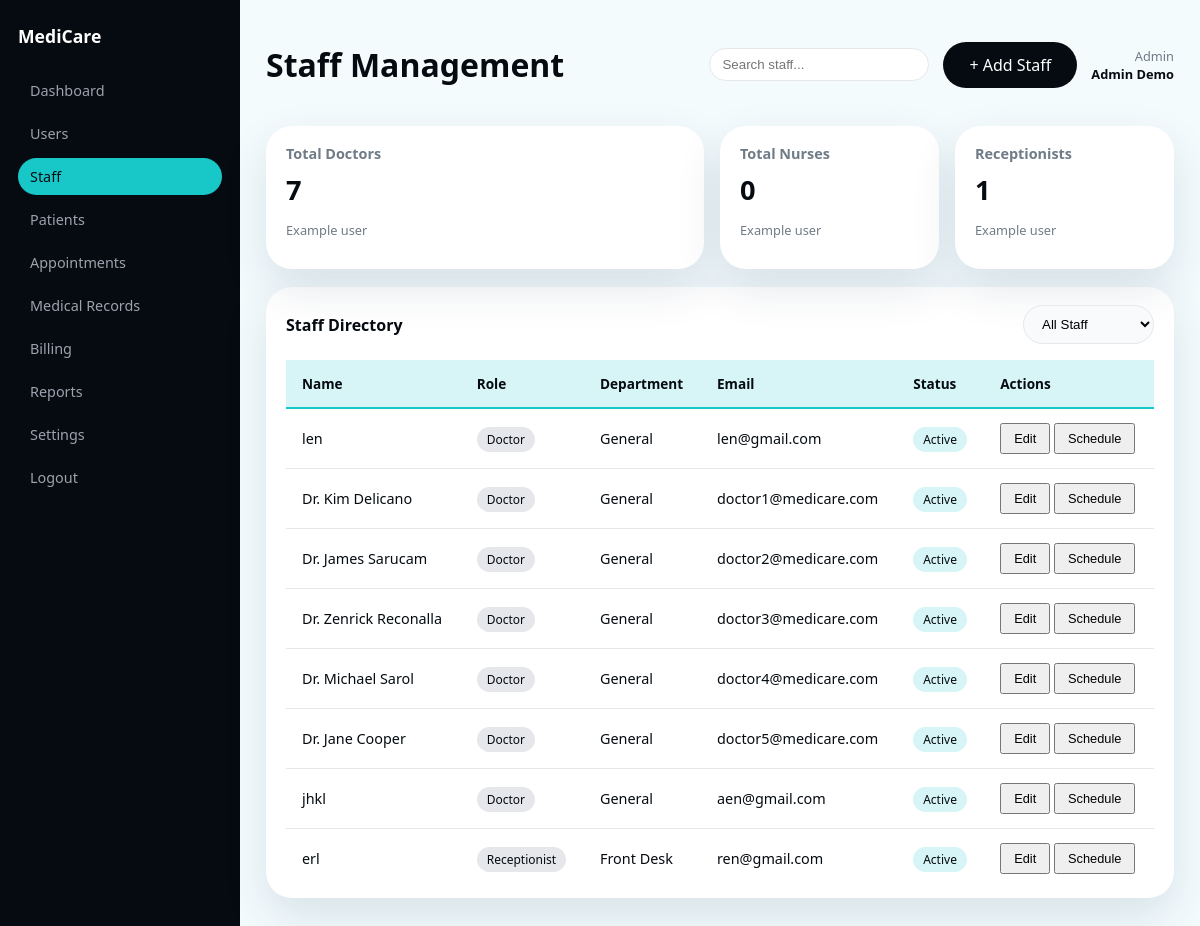
Page /medicare-clinic/index.php?page=admin-staff (signed in) on the earlier database version.
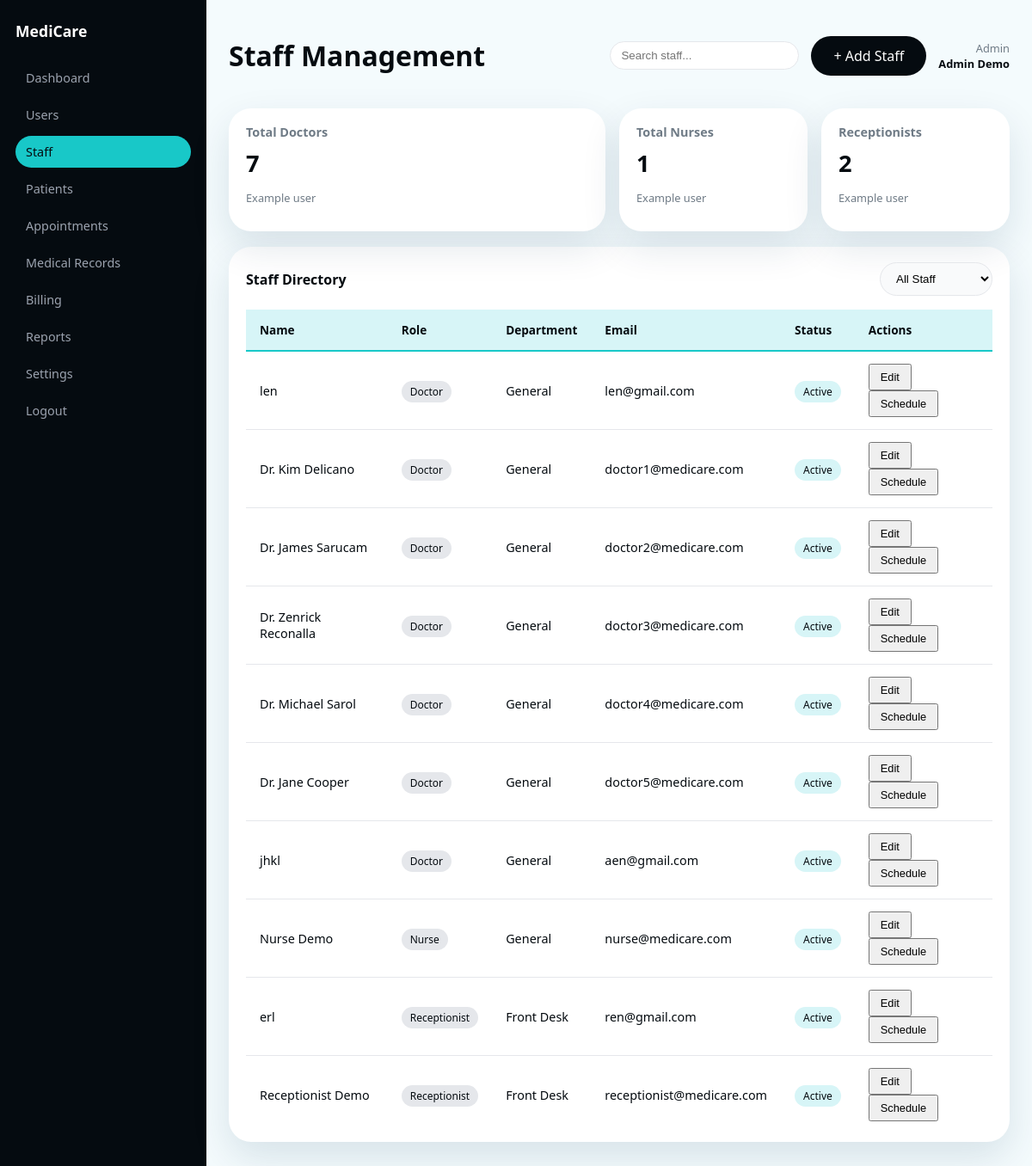
Same page on the later database version.
### tables this page shows
CREATE TABLE users (
            id INTEGER PRIMARY KEY AUTOINCREMENT,
            email TEXT NOT NULL UNIQUE,
            password_hash TEXT NOT NULL,
            name TEXT NOT NULL,
            role TEXT NOT NULL CHECK(role IN ('admin','doctor','nurse','receptionist','patient')),
            created_at TEXT DEFAULT CURRENT_TIMESTAMP
        , department TEXT);

### medicare-clinic/config/auth.php (called while the page is built, shortened)
<?php
function current_user()
{
    return $_SESSION['user'] ?? null;
}

### medicare-clinic/app/views/admin/staff.php (the view, shortened to what this page needs)
<?php
require __DIR__ . '/../layouts/admin_sidebar.php';
$pdo = $GLOBALS['pdo'] ?? null;
$user = current_user();
$sidebar = render_admin_sidebar();
$staff = [];
if ($pdo) {
    $stmt = $pdo->prepare("SELECT id, name, email, role FROM users WHERE role IN ('doctor','nurse','receptionist') ORDER BY role");
    $stmt->execute();
    $staff = $stmt->fetchAll(PDO::FETCH_ASSOC);
}
$counts = array_count_values(array_column($staff, 'role'));
$doctorCount = $counts['doctor'] ?? 0;
$nurseCount = $counts['nurse'] ?? 0;
$receptionistCount = $counts['receptionist'] ?? 0;
?>
<div class="app-shell">
    <?php echo $sidebar; ?>
    <main class="main-content">
        <header class="main-header">
            <h1>Staff Management</h1>
            <div class="header-right">
                <div class="search-bar">
                    <input type="text" placeholder="Search staff..." />
                </div>
                <a class="btn-primary" href="index.php?page=admin-register">+ Add Staff</a>
                <div class="user-info">
                    <span class="role">Admin</span>
                    <span class="name"><?php echo htmlspecialchars($user['name'] ?? 'Admin'); ?></span>
                </div>
            </div>
        </header>
        <section class="grid-3">
            <div class="summary-card">
                <h4>Total Doctors</h4>
                <div class="summary-value"><?php echo $doctorCount; ?></div>
                <p class="summary-change">Example user</p>
            </div>
            <div class="summary-card">
                <h4>Total Nurses</h4>
                <div class="summary-value"><?php echo $nurseCount; ?></div>
                <p class="summary-change">Example user</p>
            </div>
            <div class="summary-card">
                <h4>Receptionists</h4>
                <div class="summary-value"><?php echo $receptionistCount; ?></div>
                <p class="summary-change">Example user</p>
            </div>
        </section>
        <section class="panel">
            <div class="panel-header">
                <h3>Staff Directory</h3>
                <select>
                    <option>All Staff</option>
                </select>
            </div>
            <table class="data-table">
                <thead>
                    <tr>
                        <th>Name</th>
                        <th>Role</th>
                        <th>Department</th>
                        <th>Email</th>
                        <th>Status</th>
                        <th>Actions</th>
                    </tr>
                </thead>
                <tbody>
                    <?php foreach ($staff as $s): ?>
                    <tr class="<?php echo $s['role'] === 'doctor' ? 'doctor-row' : ($s['role'] === 'nurse' ? 'nurse-row' : 'receptionist-row'); ?>">
                        <td><?php echo htmlspecialchars($s['name']); ?></td>
                        <td><span class="badge"><?php echo htmlspecialchars(ucfirst($s['role'])); ?></span></td>
                        <td><?php echo $s['role'] === 'doctor' ? 'General' : ($s['role'] === 'nurse' ? 'General' : 'Front Desk'); ?></td>
                        <td><?php echo htmlspecialchars($s['email']); ?></td>
                        <td><span class="badge cyan">Active</span></td>
                        <td>
                            <button class="btn-outline small">Edit</button>
                            <button class="btn-outline small">Schedule</button>
                        </td>
                    </tr>
                    <?php endforeach; ?>
                </tbody>
            </table>
        </section>
    </main>
</div>

Differences in the rows shown:
added users: name "Nurse Demo", role "Nurse", shows "General", email "nurse@medicare.com"
added users: name "Receptionist Demo", role "Receptionist", shows "Front Desk", email "receptionist@medicare.com"
Other differences:
$nurseCount: "0" → "1"
$receptionistCount: "1" → "2"
